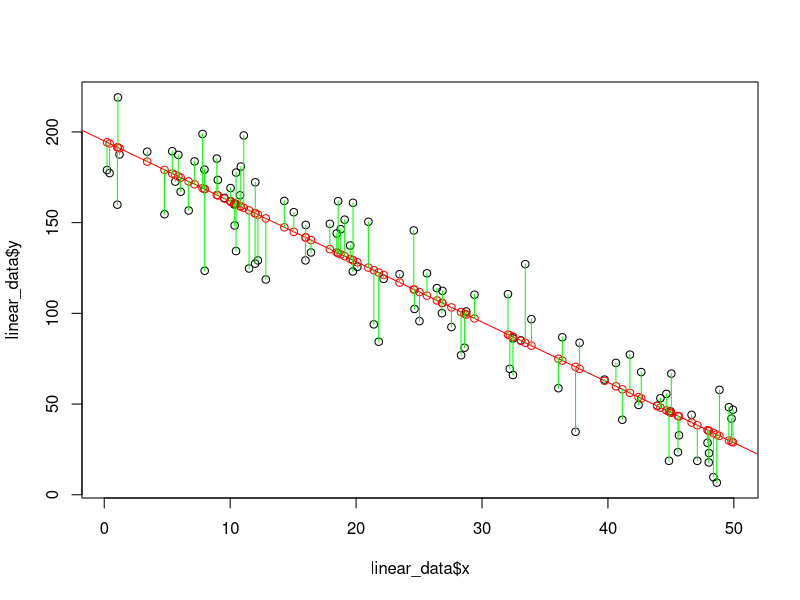

Here is the R script that generated this plot:
# This program trains (fits) a simple linear model using the Nelder-Mead
# algorithm to find the minimum sum of squares.
# Brett Melbourne
# 1 Sep 2021
#
# Model fitting has three components:
# 1) A function for the linear model.
# 2) A function to calculate SSQ.
# 3) The call to optim.

# In this particular example, there is no strong advantage to separating out the
# model from the SSQ function but this approach generalizes better to more
# complex models (e.g. nonlinear dynamical models) so I demonstrate it here.


#----Function definitions------------------------------------------------------

#----linmod()-----------------------
# A function for the linear model. This is the model algorithm.
# Returns a vector of y for the model:
#    y = b_0 + b_1 * x
# b_0: y intercept
# b_1: slope
#
linmod <- function(b_0,b_1,x) {
    y <- b_0 + b_1 * x
    return(y)
}


#----ssq_linmod() ------------------
# Returns the sum of squares for the linear model. This is set
# up for use with optim().
# p:  vector of parameter values c(b_0, b_1) 
# y:  vector of data for y
# x:  vector of data for x
#
ssq_linmod <- function(p,y,x) {
    #In the next line we refer to the parameters in p by name so that the code
    #is self documenting
    y_pred <- linmod(b_0=p[1],b_1=p[2],x) #predicted y
    e <- y - y_pred #observed minus predicted y
    ssq <- sum(e^2)
    return(ssq)
}


#----Main Program--------------------------------------------------------------

#----Read in the data
# These are the same data used in the lectures.
linear_data <- read.csv("data/linear_data.csv")

#----Plot the data
plot(linear_data$x,linear_data$y)

#----Train the model on the data using the Nelder-Mead descent algorithm
# We have to choose starting values for the parameters. How do we choose
# starting values? We can apply some logic. Looking at the plot, we can gauge
# the y intercept as around 200. The slope is rise over run, and that looks to
# be about -200 / 50 (we can see that it's going to be negative). Then we'll
# also want to try different starting values to check that the algorithm is
# robust to where it starts and consistently finds the minimum.

# Initialize parameters: ****TRY DIFFERENT STARTING VALUES TOO****
b_0 <- 200
b_1 <- -4

# Optimization: finding the minimum SSQ
# Read the help for optim(), noting how to pass parameters and data. Parameters
# need to be in a vector and data need to be passed through the "..." part of
# optim().
?optim
par <- c(b_0,b_1)  #Put the starting parameters in a vector
fit <- optim( par, ssq_linmod, y=linear_data$y, x=linear_data$x )
fit
# $par gives the optimized parameter values
# $value gives the minimum SSQ
# $counts gives the number of times the function was evaluated
# $convergence signals whether the algorithm converged (0 if it did converge)

# Calculate fitted model for best parameter values.
# Also called "fitted values".
y_pred <- linmod( b_0=fit$par[1], b_1=fit$par[2], linear_data$x )

# Plot fitted model with the data
points(linear_data$x,y_pred,col="red")
abline(fit$par[1],fit$par[2],col="red")
# Add the deviations if you want to be fancy
segments(linear_data$x,y_pred,linear_data$x,linear_data$y,col="green")

# As we saw, R's lm() function uses a different algorithm (householder algorithm
# for QR decomposition to solve the system of linear equations) to find the
# minimum SSQ. Here's lm() for comparison.
lmfit <- lm(y~x,data=linear_data)
lmfit #Estimated coefficients are the same
anova(lmfit) #The minimum SSQ is the same (See Residuals: Sum Sq)
